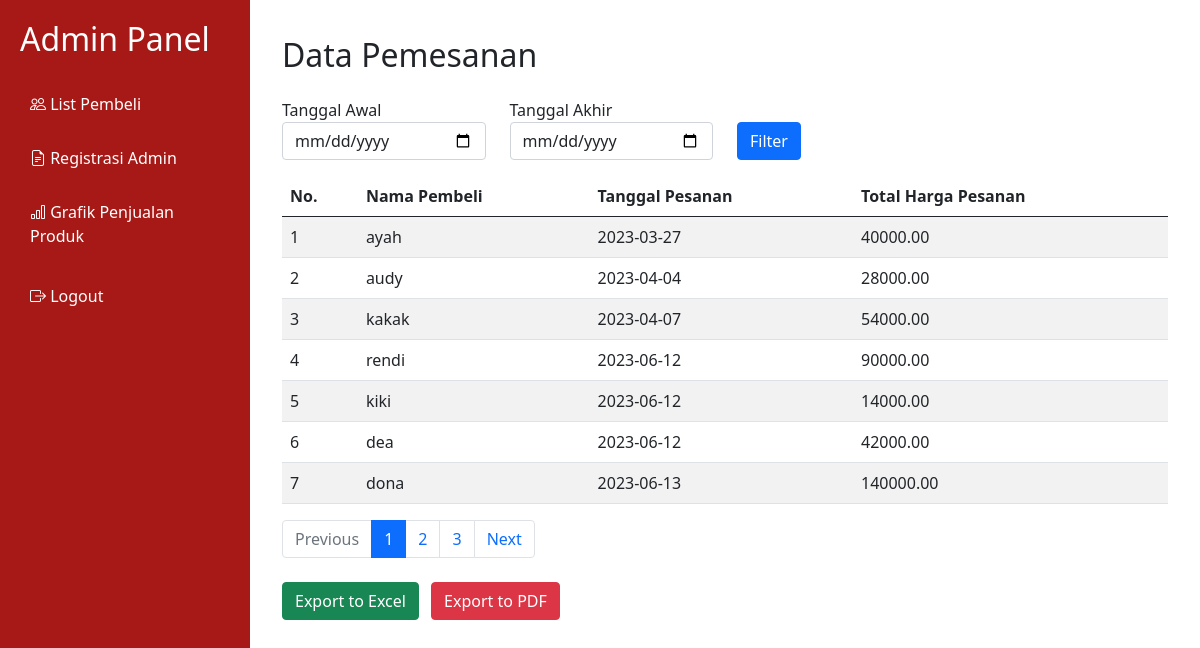
The page /admin.php (signed in) on the database its author committed.
### tables this page shows
CREATE TABLE `pesanan` (
  `id_pesanan` int(11) NOT NULL,
  `tanggal_pesanan` date NOT NULL,
  `nama_pelanggan` varchar(255) NOT NULL,
  `total` decimal(10,2) NOT NULL
);

### admin.php (the view, shortened to what this page needs)
<!DOCTYPE html>
<html lang="en">
<head>
    <link rel="stylesheet" href="https://cdn.jsdelivr.net/npm/bootstrap@5.1.0/dist/css/bootstrap.min.css">
    <link rel="stylesheet" href="https://cdn.jsdelivr.net/npm/bootstrap-icons@1.7.2/font/bootstrap-icons.css">
</head>
<body>
    <div class="sidebar">
        <h2 class="mb-4">Admin Panel</h2>
        <ul>
            <li><a href="admin.php"><i class="bi bi-people"></i> List Pembeli</a></li>
            <li><a href="registrasi_admin.php"><i class="bi bi-file-earmark-text"></i> Registrasi Admin</a></li>
            <li><a href="chart.php"><i class="bi bi-bar-chart"></i> Grafik Penjualan Produk</a></li>
        </ul>
        <ul class="mt-auto">
            <li><a href="logout.php"><i class="bi bi-box-arrow-right"></i> Logout</a></li>
        </ul>
    </div>
    <div class="content">
        <div class="container mt-3">
            <?php
            include 'koneksi.php';
            $tanggal_awal = "";
            $tanggal_akhir = "";
            if ($_SERVER["REQUEST_METHOD"] == "POST") {
                $tanggal_awal = $_POST["tanggal_awal"];
                $tanggal_akhir = $_POST["tanggal_akhir"];
                $tanggal_awal = date("Y-m-d", strtotime($tanggal_awal));
                $tanggal_akhir = date("Y-m-d", strtotime($tanggal_akhir));
                $query = "SELECT * FROM pesanan WHERE DATE(tanggal_pesanan) >= '$tanggal_awal' AND DATE(tanggal_pesanan) <= '$tanggal_akhir'";
                $result = mysqli_query($koneksi, $query);
            } else {
                $query = "SELECT * FROM pesanan";
                $result = mysqli_query($koneksi, $query);
            }
            if (mysqli_num_rows($result) > 0) {
                echo '<h2 class="mb-4">Data Pemesanan</h2>';
                echo '
                    <form method="POST" action="">
                        <div class="row">
                            <div class="col-md-3 mb-3">
                                <label for="tanggal_awal">Tanggal Awal</label>
                                <input type="date" class="form-control" id="tanggal_awal" name="tanggal_awal" value="' . $tanggal_awal . '">
                            </div>
                            <div class="col-md-3 mb-3">
                                <label for="tanggal_akhir">Tanggal Akhir</label>
                                <input type="date" class="form-control" id="tanggal_akhir" name="tanggal_akhir" value="' . $tanggal_akhir . '">
                            </div>
                            <div class="col-md-2 align-self-end" style="margin-bottom: 1rem;">
                                <button type="submit" class="btn btn-primary">Filter</button>
                            </div>
                        </div>
                    </form>
                ';
                echo '
                    <table class="table table-striped">
                        <thead class="thead-dark">
                            <tr>
                                <th>No.</th>
                                <th>Nama Pembeli</th>
                                <th>Tanggal Pesanan</th>
                                <th>Total Harga Pesanan</th>
                            </tr>
                        </thead>
                        <tbody>
                ';
                $limit = 7;
                $total_records = mysqli_num_rows($result);
                $total_pages = ceil($total_records / $limit);
                if (!isset($_GET['page'])) {
                    $page = 1;
                } else {
                    $page = $_GET['page'];
                }
                $offset = ($page - 1) * $limit;
                $query_page = $query . " LIMIT $offset, $limit";
                $result_page = mysqli_query($koneksi, $query_page);
                $nomor_urut = ($page - 1) * $limit + 1;
                while ($row = mysqli_fetch_assoc($result_page)) {
                    echo '
                        <tr>
                            <td>' . $nomor_urut . '</td>
                            <td>' . $row['nama_pelanggan'] . '</td>
                            <td>' . $row['tanggal_pesanan'] . '</td>
                            <td>' . $row['total'] . '</td>
                        </tr>
                    ';
                    $nomor_urut++;
                }
                echo '
                        </tbody>
                    </table>
                ';
                echo '
                    <div class="mt-3">
                        <ul class="pagination">
                            <li class="page-item ' . ($page == 1 ? "disabled" : "") . '">
                                <a class="page-link" href="?page=' . ($page - 1) . '">Previous</a>
                            </li>
                ';
                for ($i = 1; $i <= $total_pages; $i++) {
                    echo '
                        <li class="page-item ' . ($page == $i ? "active" : "") . '">
                            <a class="page-link" href="?page=' . $i . '">' . $i . '</a>
                        </li>
                    ';
                }
                echo '
                            <li class="page-item ' . ($page == $total_pages ? "disabled" : "") . '">
                                <a class="page-link" href="?page=' . ($page + 1) . '">Next</a>
                            </li>
                        </ul>
                    </div>
                ';
            } else {
                echo '<h2 class="mb-4">Tidak ada data pemesanan</h2>';
            }
            ?>
            <div class="row">
    <div class="col-md-6">
        <form method="POST" action="export_excel.php" class="d-inline">
            <button type="submit" class="btn btn-success float-right ml-2">Export to Excel</button>
        </form>
        <form method="POST" action="export_pdf.php" class="d-inline">
            <button type="submit" class="btn btn-danger float-right m-2">Export to PDF</button>
        </form>
    </div>
</div>
        </div>
    </div>
</body>
</html>

### admin.php (style rules this page uses)
.sidebar { background-color: #A61916; height: 100vh; position: fixed; top: 0; left: 0; width: 250px; padding: 20px; color: #fff; }
.sidebar ul { list-style: none; padding-left: 0; }
.sidebar ul li { margin-bottom: 10px; }
.sidebar ul li a { display: block; padding: 10px; color: #fff; text-decoration: none; transition: background-color 0.3s; }
.content { margin-left: 250px; padding: 20px; }

### rows shown on the page
pesanan: nama_pelanggan "ayah", tanggal_pesanan "2023-03-27", total "40000.00"
pesanan: nama_pelanggan "audy", tanggal_pesanan "2023-04-04", total "28000.00"
pesanan: nama_pelanggan "kakak", tanggal_pesanan "2023-04-07", total "54000.00"
pesanan: nama_pelanggan "rendi", tanggal_pesanan "2023-06-12", total "90000.00"
pesanan: nama_pelanggan "kiki", tanggal_pesanan "2023-06-12", total "14000.00"
pesanan: nama_pelanggan "dea", tanggal_pesanan "2023-06-12", total "42000.00"
pesanan: nama_pelanggan "dona", tanggal_pesanan "2023-06-13", total "140000.00"
